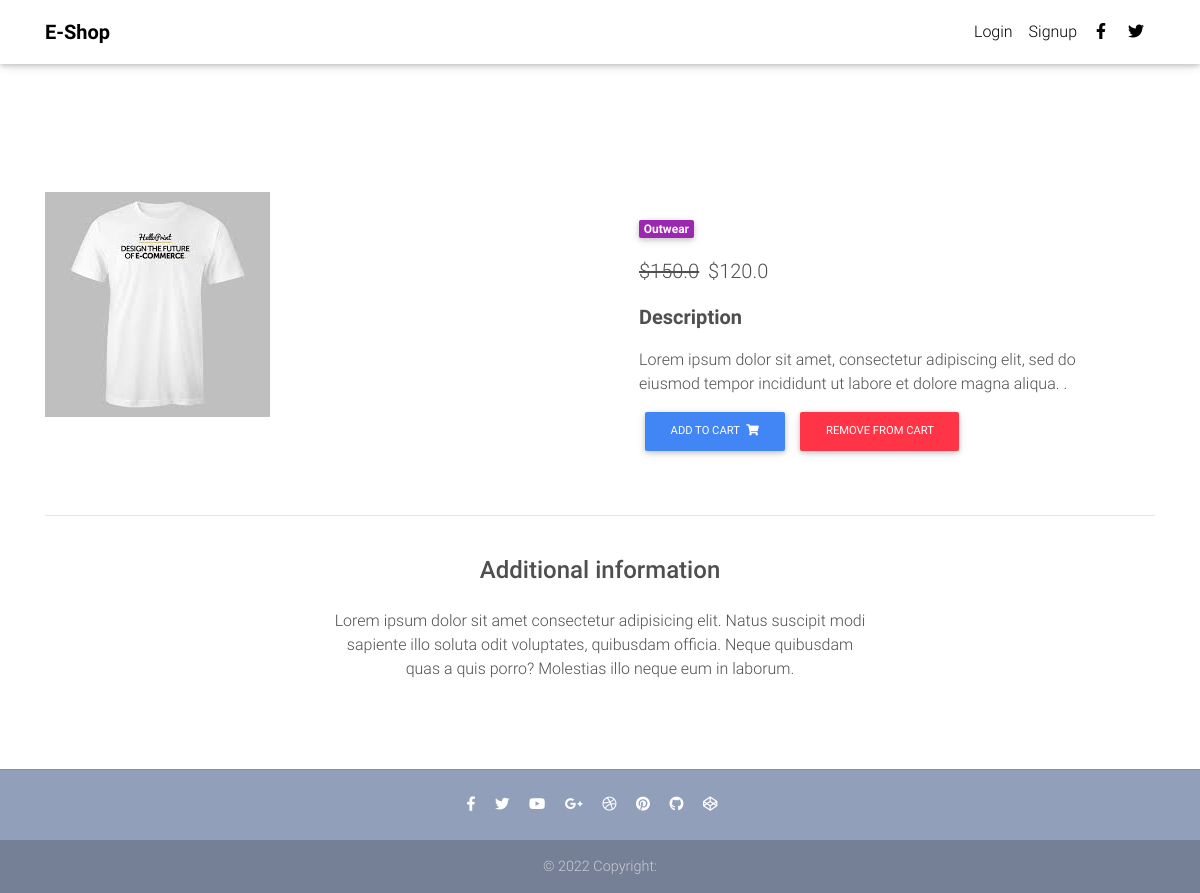
/products/test2/, run on the app's committed database.
### onlinestore/models.py (models this page shows, shortened)
class Item(models.Model):
    item_title = models.CharField(max_length=120)
    price = models.FloatField()
    discount = models.FloatField(blank=True, null=True)
    category = models.CharField(choices=CATEGORY_CHOICES, max_length=2,default='S')
    label = models.CharField(choices=LABEL_CHOICES,max_length=2,default='D')
    description = models.TextField(default="This is the dummy description of this product item")
    slug = models.SlugField(default='item_title')
    image = models.ImageField(blank=True, null=True)
    def getAddtoCartUrl(self):
        return reverse( "onlinestore:addtoCart", kwargs={ 'slug' : self.slug})
    def getRemovefromCartUrl(self):
        return reverse( "onlinestore:removefromCart", kwargs={ 'slug' : self.slug})

### onlinestore/views.py (the view)
# urls.py: path('products/<slug>/',ItemDetailView.as_view(),name='products'),
class ItemDetailView(DetailView):
    model = Item
    template_name = "ProductPage.html"

### templates/productPage.html (shortened to what this page needs)
{% extends "base.html" %}
{% block content %}
<body>
  <main class="mt-5 pt-4">
    <div class="container dark-grey-text mt-5">
      <div class="row wow fadeIn">
        <div class="col-md-6 mb-4">
          <img src="{{ item.image.url }}" class="img-fluid" alt="">
        </div>
        <div class="col-md-6 mb-4">
          <div class="p-4">
            <div class="mb-3">
              <a href="">
                <span class="badge purple mr-1">{{object.get_category_display}}</span>
              </a>
            </div>
            <p class="lead">
             {% if object.discount %}
             <span class="mr-1">
              <del>${{object.price}}</del>
            </span>
            <span>${{object.discount}}</span>
            {% else %}
            <span>${{object.price}}</span>
            {% endif %}
            </p>
            <p class="lead font-weight-bold">Description</p>
            <p>{{object.description}}</p>
              <a href="{{object.getAddtoCartUrl}}" class="btn btn-primary btn-md my-0 p" >Add to cart
                <i class="fas fa-shopping-cart ml-1"></i>
              </a>
              <a href="{{object.getRemovefromCartUrl}}" class="btn btn-danger btn-md my-0 p" >Remove from cart
              </a>
          </div>
        </div>
      </div>
      <hr>
      <div class="row d-flex justify-content-center wow fadeIn">
        <div class="col-md-6 text-center">
          <h4 class="my-4 h4">Additional information</h4>
          <p>Lorem ipsum dolor sit amet consectetur adipisicing elit. Natus suscipit modi sapiente illo soluta odit
            voluptates,
            quibusdam officia. Neque quibusdam quas a quis porro? Molestias illo neque eum in laborum.</p>
        </div>
      </div>
      <div class="row wow fadeIn">
        <div class="col-lg-4 col-md-12 mb-4">
        </div>
        <div class="col-lg-4 col-md-6 mb-4">
        </div>
        <div class="col-lg-4 col-md-6 mb-4">
        </div>
      </div>
    </div>
  </main>
</body>
</html>
{% endblock content %}

### templates/base.html (style rules this page uses)
html, body, header, .carousel { height: 60vh; }

### data on the page
Item: image (picture), category "Outwear", price "150.0", discount "120.0", description "Lorem ipsum dolor sit amet, consectetur adipiscing elit, sed do eiusmod tempor incididunt ut labore et dolore magna aliqua. ."
